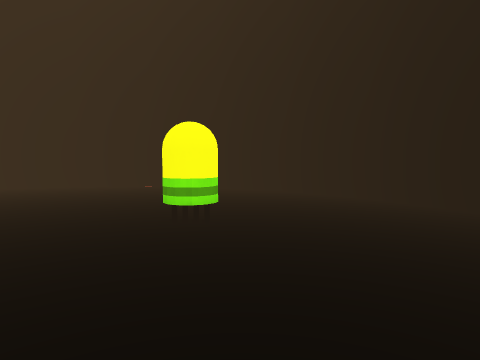
View 1 (above)

13 first-person views from a walk through a Unity game level. The camera is 1.2 m above the floor, tilts 4° down and sees 75° across. The floor is counted in squares, 1 m on a side. Each view is taken from the middle of a square. On the plan, view 1 faces up. The plan holds only what a view shows up to about 13 squares ahead; the rest is blank. The place goes on beyond the plan. The player character is not drawn.

View 2
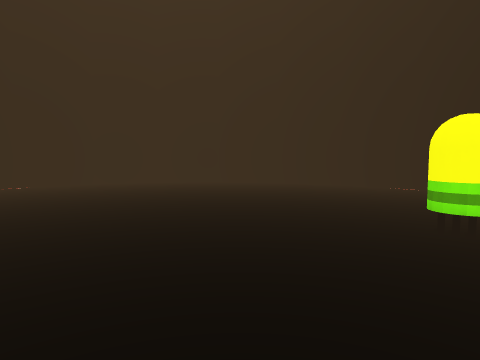

View 3
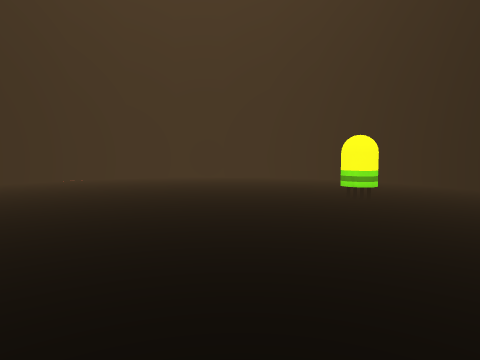

View 4
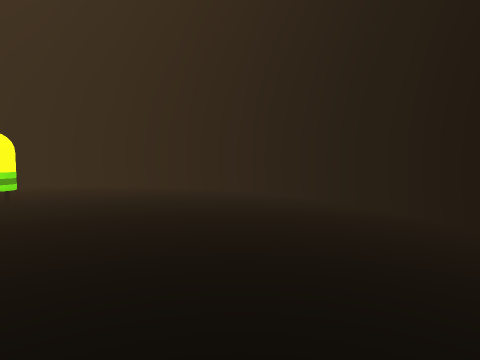

View 5
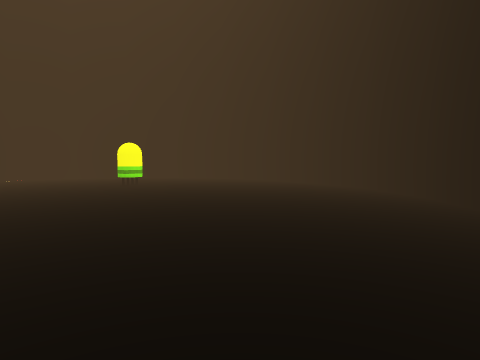

View 6
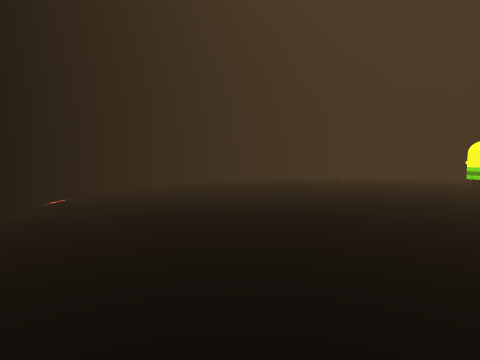

View 7
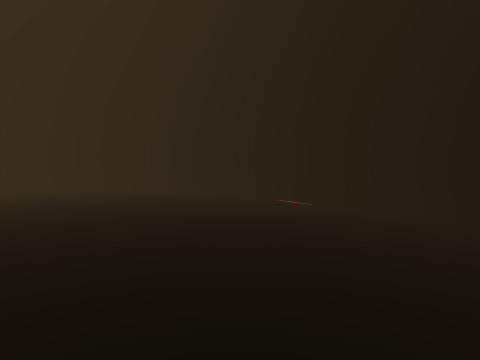

View 8
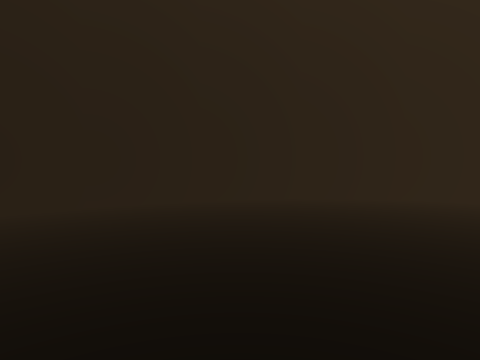

View 9
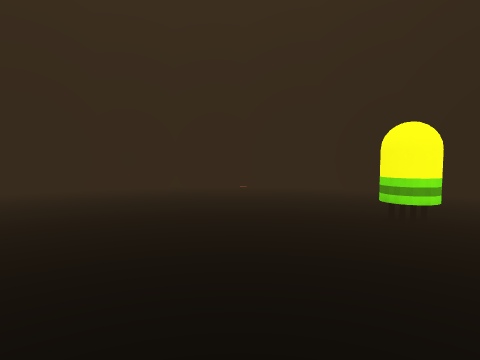

View 10
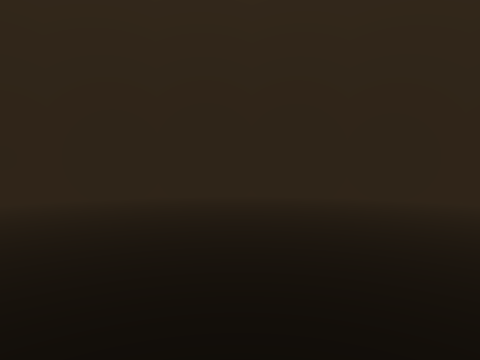

View 11
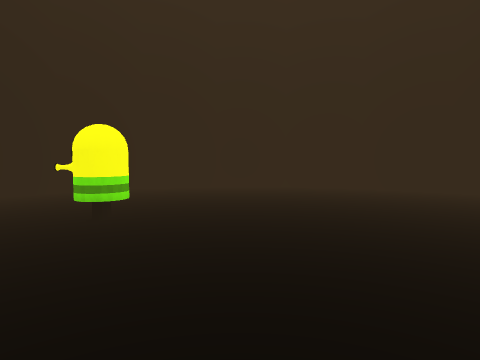

View 12
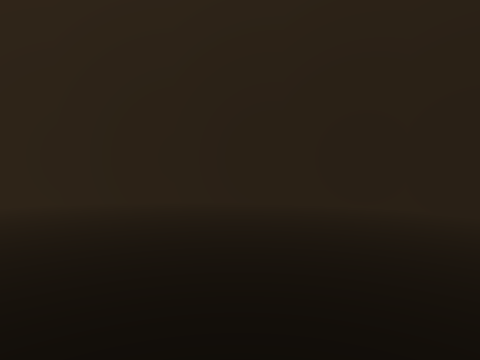

View 13
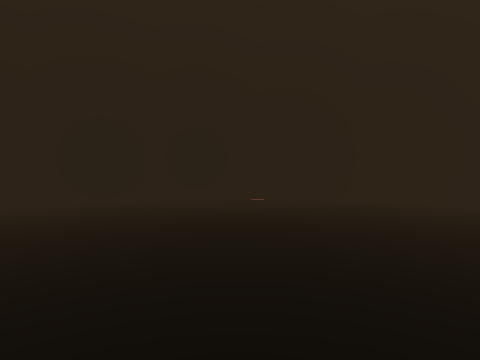

### Floor plan
Points are (right, up) in squares from view 1. A wall is a line through its corners. A room is listed if a view was taken in it or the views show most of it. See-through windows are left out.
Room 1 (views 1, 2, 3, 4, 5, 6, 7, 8, 9, 10, 11, 12, 13)
walls: (-11.7, -5.2) (-9.3, -7); (-13.6, -3) (-11.7, -5.3); (-14.7, -0.3) (-13.5, -3.1); (-9.5, -6.9) (-6.6, -7.9); (-6.7, -7.9) (-3.7, -8.1); (-15.1, 2.6) (-14.7, -0.4); (-3.9, -8.1) (-0.9, -7.5); (-14.7, 5.4) (-15.1, 2.5); (-1, -7.5) (1.7, -6.1); (-13.5, 8) (-14.7, 5.3); (1.6, -6.2) (3.7, -4.2); (-11.7, 10.3) (-13.6, 7.9); (3.7, -4.3) (5.3, -1.6); (-9.3, 11.9) (-11.8, 10.2); (5.2, -1.8) (6, 1.1); (-6.5, 12.9) (-9.4, 11.9); (6, 1) (6, 4); (6, 3.8) (5.2, 6.7); (-3.7, 13.1) (-6.7, 12.9); (-0.9, 12.5) (-3.8, 13.1); (1.7, 11.1) (-1, 12.5); (5.3, 6.7) (3.7, 9.2) (1.5, 11.2)
objects: other object (-1, 5) to (-1, 6)

Where each view was taken, in squares from view 1:
view 1: 0 up, 0 right, facing up
view 2: 0 up, 0 right, facing up-left
view 3: 3 down, 3 right, facing up-left
view 4: 4 down, 2 left, facing up-right
view 5: 7 down, 7 left, facing up-right
view 6: 6 down, 10 left, facing up
view 7: 1 down, 9 left, facing down-right
view 8: 0 up, 4 left, facing down-left
view 9: 0 up, 4 left, facing up
view 10: 3 up, 5 left, facing up-left
view 11: 3 up, 7 left, facing right
view 12: 2 up, 7 left, facing down-left
view 13: 2 up, 6 left, facing left
